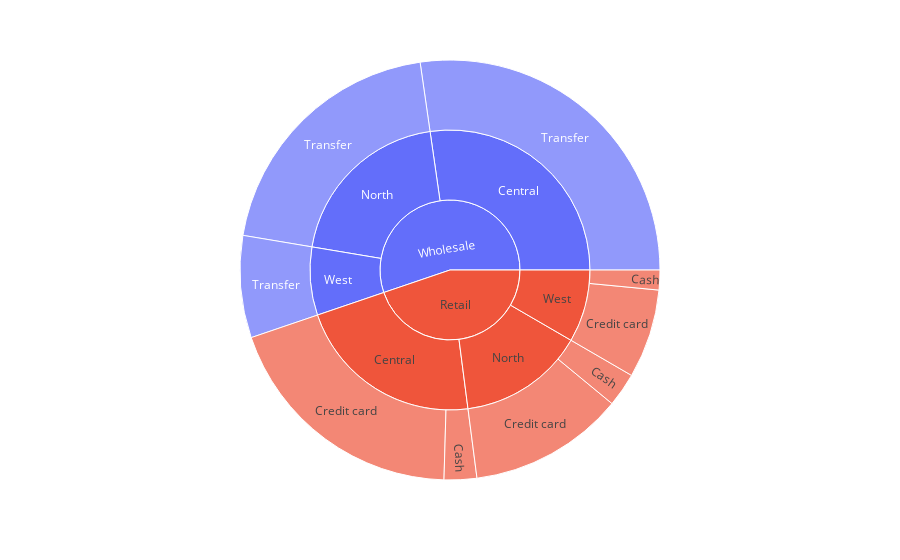

Notebook code for this chart:
### Markdown cell above
## 7. Total sales with a sunburst view.

### Code cell
fig = px.sunburst(sales, path=['client_type', 'warehouse', 'payment'], values='total')
fig

### Figure 1 — Plotly figure (JSON) as saved in the notebook; plotly's stock layout.template omitted (floating-point values rounded to 4 significant figures)
{"data": [{"branchvalues": "total", "domain": {"x": [0, 1], "y": [0, 1]}, "hovertemplate": "labels=%{label}<br>total=%{value}<br>parent=%{parent}<br>id=%{id}<extra></extra>", "ids": ["Retail/Central/Cash", "Retail/North/Cash", "Retail/West/Cash", "Retail/Central/Credit card", "Retail/North/Credit card", "Retail/West/Credit card", "Wholesale/Central/Transfer", "Wholesale/North/Transfer", "Wholesale/West/Transfer", "Retail/Central", "Wholesale/Central", "Retail/North", "Wholesale/North", "Retail/West", "Wholesale/West", "Retail", "Wholesale"], "labels": ["Cash", "Cash", "Cash", "Credit card", "Credit card", "Credit card", "Transfer", "Transfer", "Transfer", "Central", "Central", "North", "North", "West", "West", "Retail", "Wholesale"], "name": "", "parents": ["Retail/Central", "Retail/North", "Retail/West", "Retail/Central", "Retail/North", "Retail/West", "Wholesale/Central", "Wholesale/North", "Wholesale/West", "Retail", "Wholesale", "Retail", "Wholesale", "Retail", "Wholesale", "", ""], "type": "sunburst", "values": [7256.0, 7527.0, 4416.0, 55870.0, 34610.0, 19790.0, 78860.0, 58070.0, 22720.0, 63130.0, 78860.0, 42140.0, 58070.0, 24210.0, 22720.0, 129500.0, 159600.0]}], "layout": {"legend": {"tracegroupgap": 0}, "margin": {"t": 60}}}
